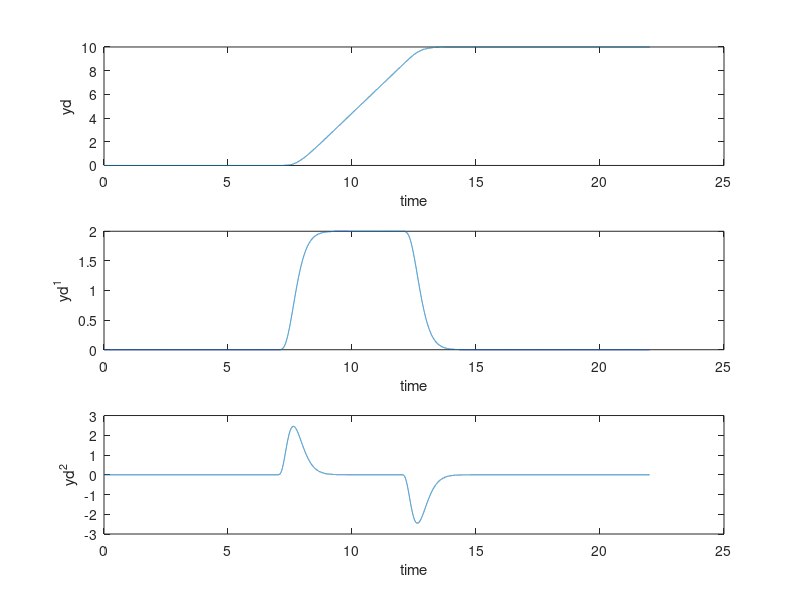

The MATLAB script that drew this image: (Note: this script raises an error after producing the figure.)
clc; clear;
r=2;
M=1; m=1; L=1; B=1; g=1;
%% defining the desired output (and filtering it twice)
tin = 7 ; tup = 12 ; tf = 22 ; delt = 0.001 ; ymax = 10;
ramp = ymax/(tup-tin);
t1 = 0:delt:tin; 
t2=max(t1)+delt:delt:tup;
t3=max(t2)+delt:delt:tf;
y0 = zeros(size(t1));
y1 = ramp*(t2-max(t1));
y2 = max(y1)*ones(size(t3));
t = 0:delt:tf ;
y = [y0 y1 y2] ;
figure(1); clf; subplot(211), plot(t,y); 
axis([0,tf,-0.1,1.2*ymax])
xlabel('time'); ylabel('y unfiltered')
% filtering the desired signal 
Wf = 1; % choose a filter break frequency in Hz
num = [Wf*2*pi]; den = [1 (Wf*2*pi)]; % first order filter
[Af,Bf,Cf,Df] = tf2ss(num,den);
Sys_f = ss(Af,Bf,Cf,Df); % first order filter system
Sysf = Sys_f*Sys_f*Sys_f*Sys_f*Sys_f; % fifth order filter
[yd,xtemp]= lsim(Sysf,y,t); % filter the desired signal
figure(1);  subplot(212), plot(t,yd); 
xlabel('time'); ylabel('yd')
% numerical differentiation
y1d = diff(yd,1)/(delt^1); % the first derivative of yd
y1d = [y1d;0];
y2d = diff(yd,2)/(delt^2); % the second derivative of yd
y2d = [y2d;0;0];
[mm,nn] = size(y2d);
time = 0:delt:(mm-1)*delt;
figure(1); clf; subplot(311), plot(time,yd)
xlabel('time'); ylabel('yd')
subplot(312), plot(time,y1d)
xlabel('time'); ylabel('yd^1')
subplot(313), plot(time,y2d)
xlabel('time'); ylabel('yd^2')


%% Initiate the iterative procedure 
% https://stackoverflow.com/questions/26916066/variable-input-changing-in-time-ode45-matlab
eta = zeros(2,length(time))';
theta = eta(:,1);

% time_span=[0 tf]; % If with this, the response will be downsampled.
time_span=t;
% options = odeset('RelTol',1e-6,'AbsTol',[1e-6 1e-6]); 
% options2 = odeset('RelTol',1e-6,'AbsTol',[1e-6 1e-6 1e-6 1e-6]); 
% [time, eta] = ode45( @(time, eta) func(time, eta, y_acc, M, m, L, B, g), time_span, IC, options);
Aold=[0 1;
   g/L -B/(m*L^2)];
[V,D]=eig(Aold);
TransM=inv(V);
check_1=TransM*Aold*inv(TransM);  % check internal dynamics decoupling


%% iterative procedure 
figure(3); clf
theta_store = [];
theta1d_store = [];
error_store = [];
nsteps = 30;
for jj = 1:1:nsteps
    p=(g/L).*(sin(theta)-theta)+(1/L).*cos(theta).*y2d;
    [zs,zstemp] = lsim(-1.618, 0.8507, 1, 0, p, t);
    [zu,zutemp] = lsim(-0.618, -0.5257, 1, 0, flipud(p), t);

    %%%% compute the new internal dynamics
    eta = (inv(TransM)*[zs zu]')';
    error = norm(theta -eta(:,1));
    error_store=[error_store error ];
    theta = eta(:,1);
    theta_1d = eta(:,2);
    theta_store = [theta_store theta];
    theta1d_store = [theta1d_store theta_1d];
    %%%% plot theta and internal states every iteration 
    subplot(411), plot(time,zs); hold on
    xlabel('time'); ylabel('z_s')
    subplot(412), plot(time,zu)
    xlabel('time'); ylabel('z_u'); hold on
    subplot(413), plot(time,theta)
    xlabel('time'); ylabel('\theta')
    subplot(414), plot(time,theta_1d)
    xlabel('time'); ylabel('\theta_{1d}')
    drawnow
    zoom on; hold on
end
figure(3); hold off

figure(4); clf
subplot(211);
plot(time,theta_store,time,theta,'r')
xlabel('time'); ylabel('iterations of \theta')
subplot(212);
plot(time,theta1d_store,'b')
xlabel('time'); ylabel('iterations of \theta_{1d}')

a_double_dot = (g/L).*(sin(theta_store)) - (B/(m*L*L)).*theta1d_store + (1/L).*cos(theta_store).*y2d;
U_ff = (M+m).*y2d  -  m*L.*cos(theta_store).*(a_double_dot)  +  m*L.*sin(theta_store).*(theta1d_store).^2;

figure(5); clf;
plot(time, U_ff);
title('U_{ff}');

U=[U_ff ,  t', theta_store, theta1d_store];

figure(6);
options2 = odeset('RelTol',1e-6,'AbsTol',[1e-6 1e-6 1e-6 1e-6]); 
[ta, x_n]=ode45(@(ta, x_n) cart(ta, x_n, U, M, m, L, M, g), time_span, [0 0 0 0], options2);
subplot(211);
plot(x_n(:,1));
title('desired output y');

subplot(212);
plot(x_n(:,2));
title('desired output y1d');

% x_n(1)= Xc, x_n(2)= Xc_dot, x_n(3)= theta, x_n(4)= theta_dot
function x_diff = cart(t, x_n , U, M, m, L, B, g)    
    F=U(:,1);
    time=U(:,2);
    theta=U(:,3);
    theta1d=U(:,3);
    
    u_ff = interp1(time, F, t);
    theta = interp1(time, theta, t);
    theta1d = interp1(time, theta1d, t);    
%     u=u_ff;
    
    % The feedback controller PD 
    Kp = 1;
    Kd = 1;
    u_fb = -Kp*(x_n(3)-theta) -Kd*(x_n(4)-theta1d);
    u = u_ff + u_fb;
%     u = u_fb;

    x_diff  =zeros(2,1);
    x_diff(1) = x_n(2);
    x_diff(3) = x_n(4);
    A_s = [m*L*L  , -m*L.*-cos(x_n(3));
            -m*L.*-cos(x_n(3))   ,  M+m];
    A_s = A_s.*(1/(m*M*L*L+m*m*L*L.*-sin(x_n(3)).*-sin(x_n(3)) ) );
    
    B_s = [m*L.*-sin(x_n(3)).*x_n(4).^2 + u;
           -m*g*L.*-sin(x_n(3))-B.*x_n(4)];    

    C_s = A_s*B_s;
    
    x_diff(2)=C_s(1);
    x_diff(4)=C_s(2);

end


%{
M=1; m=1; L=1; B=1; g=9.8;
ttt= [0: delt : tf];
y_desired_dot_dot=interp1( ttt, y_acc, time );

alpha_2_dot=(-1/m*L^2)*( -m*g*L.*sin(eta(:,1))+B.*eta(:,2) - m*L.*cos(eta(:,1)).*y_desired_dot_dot );
U_inv =  (M+m).*y_desired_dot_dot  -  m*L.*cos(eta(:,1)).*(  alpha_2_dot )  +  m*L*sin(eta(:,1)).*eta(:,2).^2  ;


% yee=0:0.2:8;
% U_inv=interp1( 1:41, U_inv, 0:delt:8);
figure(2);
plot(U_inv);
title('U_f_f');
U=[U_inv ,  t'];

figure(3);
[t, x_n]=ode45(@(t, x_n) cart(t, x_n, U, M, m, L, M, g), time_span, [0 0 0 0], options2);
plot(x_n(:,1));
title('Origianl system output after applied U_f_f');



function eta_dot=func(time, eta, y_acc, M, m, L, B, g)
    
    ttt= [ 0: 0.001 : 22];
    y_desired_dot_dot=interp1( ttt, y_acc, time );
    
    eta_dot=zeros(2,1);
    
    eta_dot(1)=eta(2);
    eta_dot(2)=( -1/(m*L*L) )*(m*g*sin(eta(1))+B*eta(2)) + ((-1/m*L*L))*(m*L*cos(eta(1)))*y_desired_dot_dot;
end


% x_n(1)= Xc, x_n(2)= Xc_dot, x_n(3)= theta, x_n(4)= theta_dot
function x_diff = cart(t, x_n , U, M, m, L, B, g)
    
    F=U(:,1);
    time=U(:,2);    
    u = interp1(time, F, t);
    
    x_diff=zeros(2,1);
    x_diff(1)=x_n(2);
    x_diff(3)=x_n(4);
    A_s=[m*L*L  , -m*L.*cos(x_n(3));
        -m*L.*cos(x_n(3))   ,  M+m]
    A_s=A_s.*(1/(m*M*L*L+m*m*L*L.*sin(x_n(3)).*sin(x_n(3)) ) )
    B_s=[m*L.*sin(x_n(4)).*x_n(4)^2+u;
        -m*g*L.*sin(x_n(3))-B.*x_n(4)];
    C_s=A_s*B_s;
    x_diff(2)=C_s(1);
    x_diff(4)=C_s(2);

end

%}
